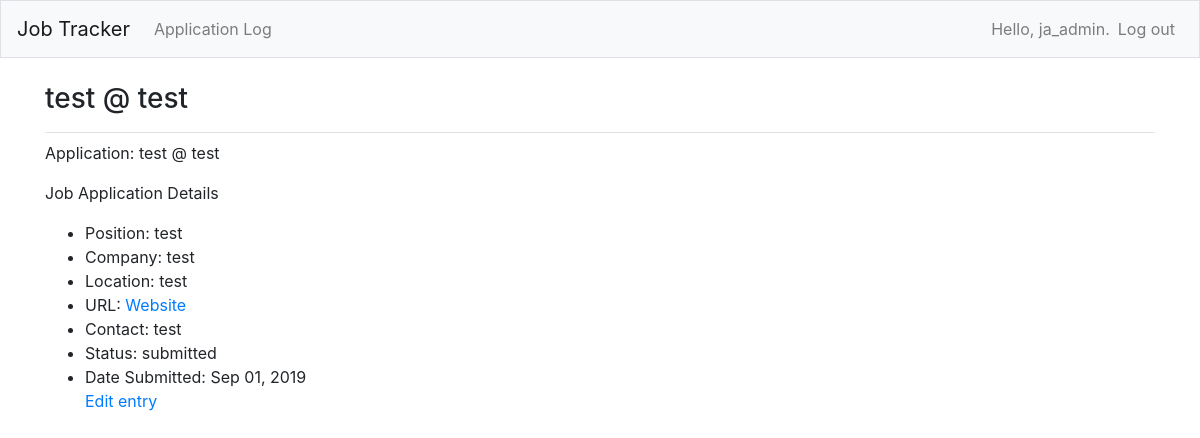
Page /job_log/2/ (signed in) on the committed database.
### job_apps/models.py (models this page shows)
class Application(models.Model):
    STATUSES = [('submitted', 'SUBMITTED'),
                ('accepted', 'ACCEPTED'),
                ('rejected', 'REJECTED')]
    position = models.CharField(max_length=100)
    company = models.CharField(max_length=100)
    post_url = models.CharField(max_length=300)
    contact_name = models.CharField(max_length=100)
    location = models.CharField(max_length=100)
    date_added = models.DateField(auto_now_add=True)
    status = models.CharField(
        max_length=20, choices=STATUSES, default="submitted")
    owner = models.ForeignKey(User, on_delete=models.CASCADE)
    def __str__(self):
        return f"{self.position} @ {self.company}"

### job_apps/views.py (the view)
# urls.py: path('job_log/<int:job_entry_id>/', views.job_entry, name='job_entry'),
@login_required
def job_entry(request, job_entry_id):
    job_entry = Application.objects.filter(id=job_entry_id).values()
    job_title = Application.objects.get(id=job_entry_id)
    check_log_owner(job_title.owner, request.user)
    context = {'job_title': job_title, 'job_entry': job_entry}
    return render(request, 'job_apps/job_entry.html', context)

### job_apps/views.py (called while the page is built)
def check_log_owner(owner, user):
    if owner != user:
        raise Http404

### job_apps/templates/job_apps/job_entry.html
{% extends 'job_apps/base.html' %}
{% block page_header %}
  <h3>{{ job_title }}</h3>
{% endblock page_header %}
{% block content %}
<p>Application: {{ job_title }}</p>
<p>Job Application Details
  <ul>
  {% for entry in job_entry %}
    <li>Position: {{ entry.position }}</li>
    <li>Company: {{ entry.company }}</li>
    <li>Location: {{ entry.location }}</li>
    <li>URL: <a href="{{ entry.post_url }}">Website</a></li>
    <li>Contact: {{ entry.contact_name }}</li>
    <li>Status: {{ entry.status }}</li>
    <li>Date Submitted: {{ entry.date_added|date:'M d, Y' }}</li>
    <p>
      <a href="{% url 'job_apps:edit_job_entry' entry.id %}">Edit entry</a>
    </p>
  {% empty %}
    <li>Something went wrong.</li>
  {% endfor %}
  </ul>
</p>
{% endblock content %}

### job_apps/templates/job_apps/base.html (shortened to what this page needs)
{% load bootstrap4 %}
<!doctype html>
<html lang="en">
<head>
  {% bootstrap_css %}
</head>
<body>
  <nav class="navbar navbar-expand-md navbar-light bg-light mb-4 border">
    <a class="navbar-brand" href="{% url 'job_apps:index'%}">Job Tracker</a>
    <div class="collapse navbar-collapse" id="navbarCollapse">
      <ul class="navbar-nav mr-auto">
        <li class="nav-item">
          <a class="nav-link" href="{% url 'job_apps:job_log'%}">Application Log</a>
        </li>
      </ul>
      <ul class="navbar-nav ml-auto">
        {% if user.is_authenticated %}
          <li class="nav-item">
            <span class="navbar-text">Hello, {{ user.username }}.</span>
          </li>
          <li class="nav-item">
            <a class="nav-link" href="{% url 'users:logout' %}">Log out</a>
          </li>
        {% endif %}
      </ul>
</div>
</nav>
</body>
  <main role="main" class="container">
    <div class="pb-2 mb-2 border-bottom">
      {% block page_header %}{% endblock page_header %}
    </div>
    <div>
      {% block content %}{% endblock content %}
    </div>
  </main>
</body>
</html>

### rows in the picture
Application: position+company "test @ test", position "test", company "test", location "test", contact_name "test", status "submitted", date_added "Sep 01, 2019"

### other values in the picture
{{ user.username }} "ja_admin"
